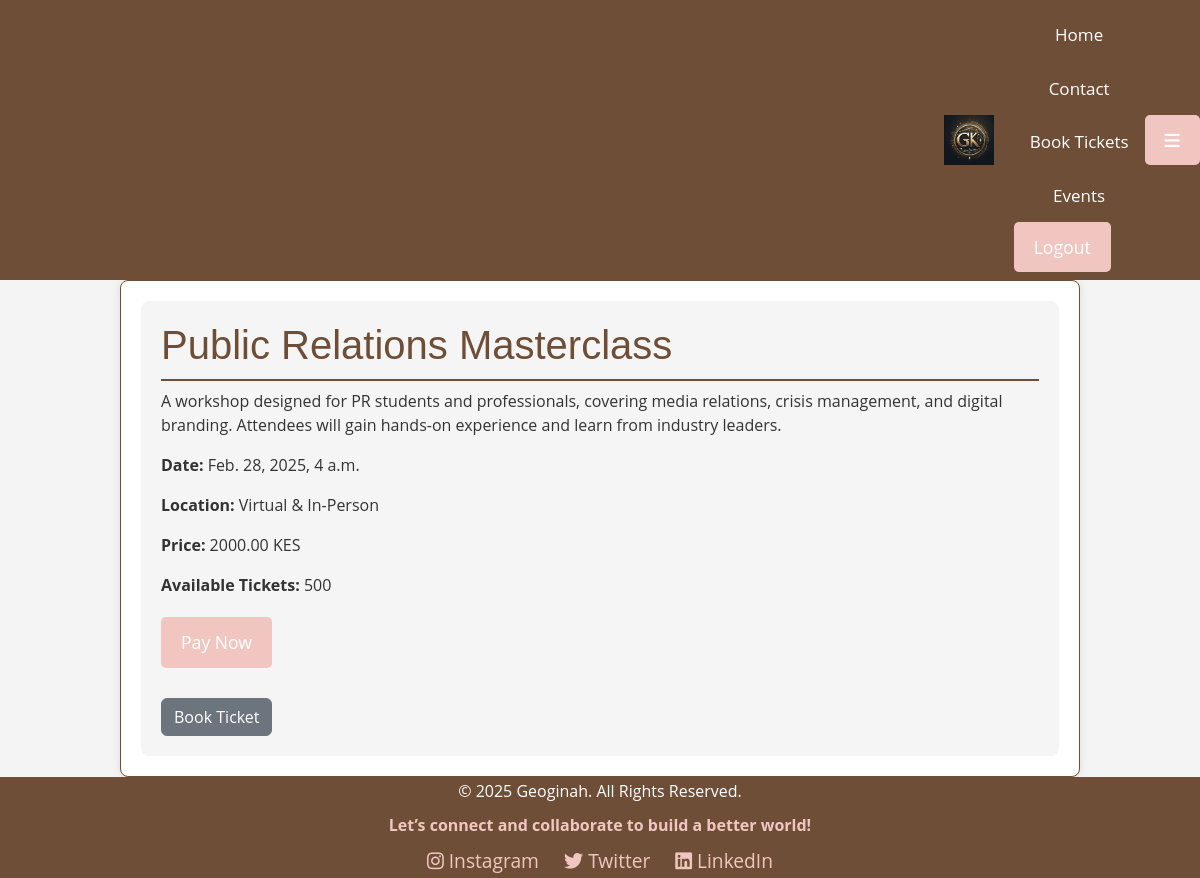
Screenshot of /events/event/10/ (signed in) with the database file from the repository.
### events/models.py (models this page shows, shortened)
class Event(models.Model):
    title = models.CharField(max_length=200)
    description = models.TextField()
    date = models.DateTimeField()
    location = models.CharField(max_length=200)
    price = models.DecimalField(max_digits=10, decimal_places=2, help_text="Price in Kenyan Shillings (KES)")
    available_tickets = models.IntegerField(default=0)
    event_type = models.ForeignKey(EventType, on_delete=models.CASCADE)
    photo = models.ImageField(upload_to='event_photos/', blank=True, null=True)  # New field for event photos

### events/views.py (the view)
# urls.py: path('event/<int:event_id>/', views.event_detail, name='event_detail'),
@login_required
def event_detail(request, event_id):
    event = get_object_or_404(Event, pk=event_id)
    return render(request, 'events/event_detail.html', {
        'event': event,
    })

### events/templates/events/event_detail.html (shortened to what this page needs)
{% extends 'events/base.html' %}
{% block content %}
<div class="event-detail">
    <h1>{{ event.title }}</h1>
    <p>{{ event.description }}</p>
    <p><strong>Date:</strong> {{ event.date }}</p>
    <p><strong>Location:</strong> {{ event.location }}</p>
    <p><strong>Price:</strong> {{ event.price }} KES</p>
    <p><strong>Available Tickets:</strong> {{ event.available_tickets }}</p>
    {% if user.is_authenticated %}
        <form id="payment-form">
            <button type="submit">Pay Now</button>
        </form>
        <a href="{% url 'book_tickets'%}" class="btn btn-secondary" style="margin-top: 20px; display: inline-block;">Book Ticket</a>
    {% else %}
        <p>Please <a href="{% url 'login' %}">login</a> to buy or book tickets.</p>
    {% endif %}
</div>
{% endblock %}

### static/css/styles.css (style rules this page uses)
body { font-family: 'Open Sans', Arial, sans-serif; background-color: #f4f4f4; margin: 0; padding: 0; color: #333; }
h1, h2 { color: #6F4E37; font-family: 'Montserrat', sans-serif; }
.event-detail { padding: 20px; background: #F5F5F5; border-radius: 8px; }
.event-detail h1 { border-bottom: 2px solid #6F4E37; padding-bottom: 10px; color: #6F4E37; }
form { margin-top: 20px; }
button { background-color: #6F4E37; color: white; border: none; padding: 12px 24px; border-radius: 4px; cursor: pointer; transition: all 0.3s; font-size: 1em; }
button { background-color: #f1c6c1; color: #fff; padding: 12px 20px; border: none; border-radius: 5px; font-size: 1.1rem; cursor: pointer; }

### rows the page displays
Event: title "Public Relations Masterclass", description "A workshop designed for PR students and professionals, covering media relations, crisis management, and digital branding. Attendees will gain hands-on experience and learn from industry leaders.", date "Feb. 28, 2025, 4 a.m.", location "Virtual & In-Person", price "2000.00", available_tickets "500"
